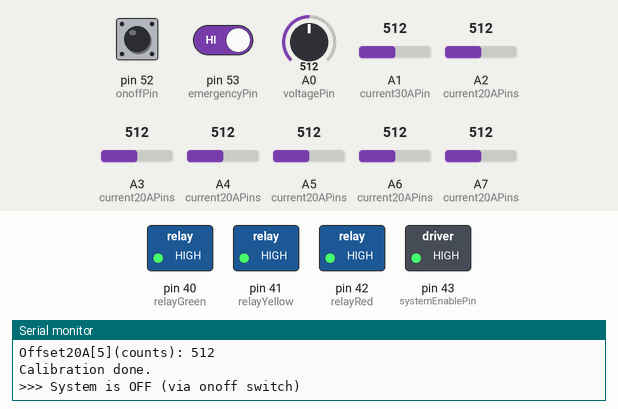
Simulated run of this sketch. Board: Arduino Mega 2560, built with avr-gcc and run on an emulated ATmega2560. Parts: switched loads named in the sketch (green lamp = pin HIGH), the last lines printed to the serial monitor. The test bench sets the inputs (shaded band); at power-on: pin 52 (onoffPin) HIGH, pin 53 (emergencyPin) HIGH, A0 (voltagePin) = 512, A1 (current30APin) = 512, A2 (current20APins) = 512, A3 (current20APins) = 512, A4 (current20APins) = 512, A5 (current20APins) = 512, A6 (current20APins) = 512, A7 (current20APins) = 512.

Above: at 1.9 s.
2.0 s: pin 52 (onoffPin) pulled LOW for 0.15 s
At 2.09 s:
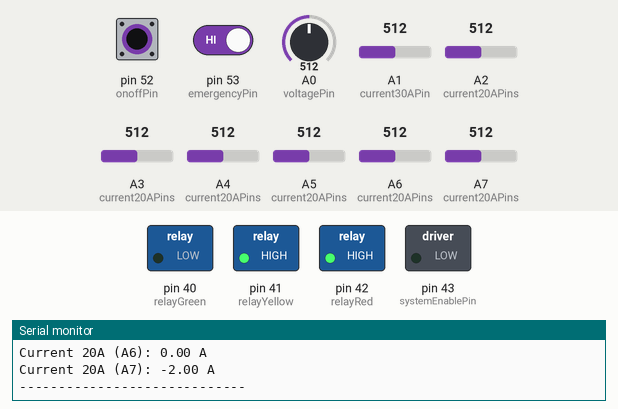
7.3 s: pin 52 (onoffPin) pulled LOW for 3.2 s
At 11.5 s:
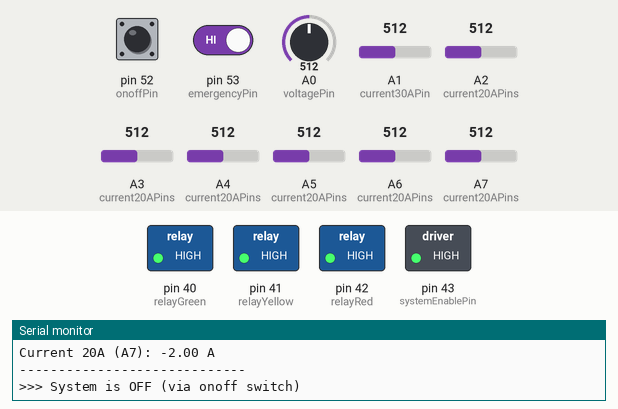
12.0 s: pin 52 (onoffPin) driven LOW and pin 53 (emergencyPin) driven LOW
At 12.7 s:
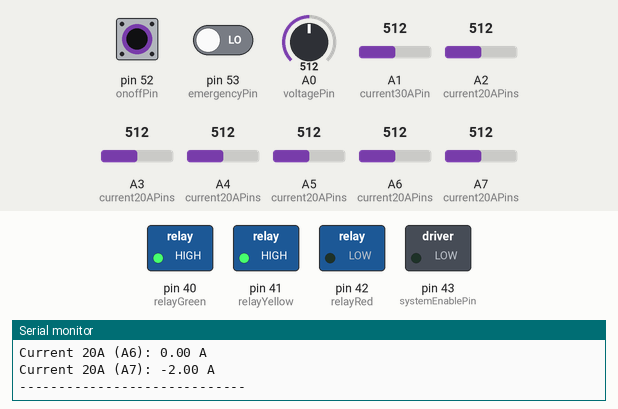
13.5 s: pin 53 (emergencyPin) driven HIGH
At 13.8 s:
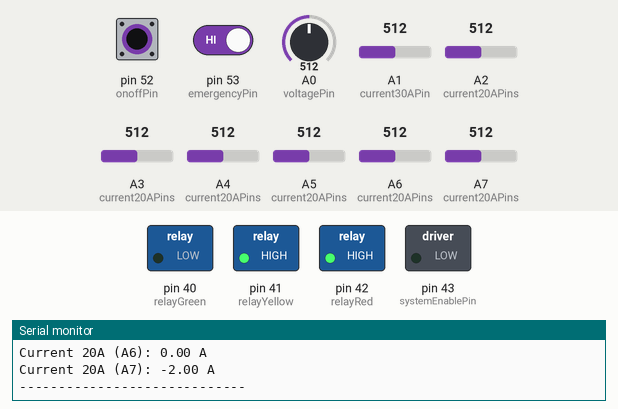
Timing chart, 0 to 16.0 s (numbered marks = the images above; inputs shaded):
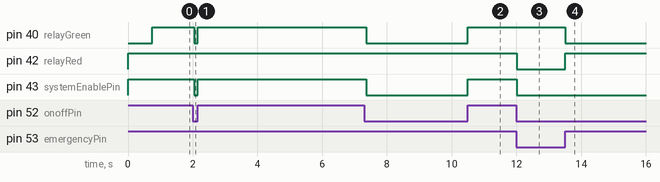

The sketch:

Sensor_Read.ino
```cpp
#include <Arduino.h>
#include <math.h>

/* ===================== CONFIG ===================== */
const int voltagePin      = A0;
const int current30APin   = A1;
const int current20APins[] = {A2, A3, A4, A5, A6, A7};
const int numCurrent20A    = sizeof(current20APins) / sizeof(current20APins[0]);

// IO
const int systemEnablePin = 43;  // LOW = เปิดระบบ, HIGH = ปิดระบบ
const int relayRed    = 42;      // Active-LOW
const int relayYellow = 41;      // Active-LOW
const int relayGreen  = 40;      // Active-LOW
const int onoffPin    = 52;      // สวิตช์ NO -> กด = LOW
const int emergencyPin= 53;      // สวิตช์ NO -> กด = LOW

// ADC / Voltage divider
const float VREF_mV = 5000.0;  // AVcc ~5V
const float ADC_MAX = 1023.0;
const float R1 = 30000.0;      // divider: Vin -- R1 --+-- R2 -- GND, A0 at node(+)
const float R2 =  7500.0;      // 30k : 7.5k => scale ~5x

// ACS712 sensitivity (mV/A)
const float sensitivity30A = 66.0;    // ACS712-30A
// per-channel sensitivity (ตั้งให้ตรงรุ่นแต่ละตัว)
float sens20A[6] = {100, 100, 100, 100, 100, 100};  // ACS712-20A = 100 mV/A
// ถ้า A7 เป็นรุ่น 5A ให้แก้ sens20A[5] = 185;

// ทิศทางกระแส (+1 / -1) ต่อช่อง
int8_t sign30A = +1;
// ถ้าช่องไหนกลับขั้ว ให้สลับเป็น -1 ได้ทันที (เริ่มตั้ง A7 = -1 ตามอาการเดิม)
int8_t sign20A[6] = {+1, +1, +1, +1, +1, +1};

// Deadband (ตัด noise ใกล้ 0 A)
const float deadband30A = 0.05f;    // A
float dead20A[6] = {0.08, 0.08, 0.08, 0.08, 0.08, 0.10}; // A7 เคร่งกว่าเล็กน้อย

// Manual trims in Amps (ค่าที่จะ "ลบออก" จากที่คำนวณได้) — ตั้ง A7 ชดเชยไว้ให้
float trimAmp30A = 0.0f;
float trimAmp20A[6] = {0, 0, 0, 0, 0, 2.00f}; // A7 = index 5 (ปรับเลขนี้ได้หน้างาน)

// Sampling / Print rate
const int CURRENT_SAMPLES = 32;         // เร็วขึ้น, พอสำหรับลด noise
const unsigned long PRINT_MS = 200;     // แสดงผลทุก 0.2 วินาที

/* ===================== STATE ===================== */
String systemState = "IDLE";
bool emergencyLatched = false;
String lastCommandFromController = "IDLE";

uint16_t offsetCount30A = 512;      // จะคาลิเบรตตอนบูต
uint16_t offsetCount20A[6] = {512,512,512,512,512,512};

unsigned long lastPrint = 0;

/* ===================== PROTOTYPES ===================== */
void updatePilotLamp(const String &state);
float readVoltage_V(int pin);
uint16_t averageADC(int pin, int samples);
float countsToCurrentA(int avgCount, int offsetCount, float mVperA);
float applyDeadband(float val, float band);
void calibrateOffsets();

/* ===================== SETUP ===================== */
void setup() {
  Serial.begin(115200);
  Serial2.begin(9600);

  pinMode(relayRed, OUTPUT);
  pinMode(relayYellow, OUTPUT);
  pinMode(relayGreen, OUTPUT);

  pinMode(emergencyPin, INPUT_PULLUP);
  pinMode(onoffPin, INPUT_PULLUP);

  pinMode(systemEnablePin, OUTPUT);
  digitalWrite(systemEnablePin, HIGH);   // เริ่มต้นปิดระบบ
  digitalWrite(relayRed, HIGH);          // Active-LOW -> HIGH = ดับ
  digitalWrite(relayYellow, HIGH);
  digitalWrite(relayGreen, HIGH);

  analogReference(DEFAULT);              // ใช้ AVcc เป็น ref
  updatePilotLamp(systemState);          // แสดงไฟตาม state เริ่มต้น
  delay(100);                            // รอไฟเลี้ยง/ADC นิ่ง

  Serial.println("System Ready: Voltage + Current Monitor + Emergency");
  Serial.println("Calibrating zero-current offsets... (NO LOAD please)");
  calibrateOffsets();

  Serial.print("Offset30A(counts): "); Serial.println(offsetCount30A);
  for (int i=0;i<numCurrent20A;i++){
    Serial.print("Offset20A["); Serial.print(i); Serial.print("](counts): ");
    Serial.println(offsetCount20A[i]);
  }
  Serial.println("Calibration done.\n");
}

/* ===================== LOOP ===================== */
void loop() {
  // -------- Hotkeys over USB Serial --------
  while (Serial.available()) {
    char c = Serial.read();
    if (c == 'z' || c == 'Z') {
      Serial.println(">>> Re-calibrating offsets (NO LOAD)...");
      calibrateOffsets();
      Serial.print("Offset30A="); Serial.println(offsetCount30A);
      for (int i=0;i<numCurrent20A;i++){
        Serial.print("Offset20A["); Serial.print(i); Serial.print("]=");
        Serial.println(offsetCount20A[i]);
      }
    }
    if (c == 'd' || c == 'D') {
      Serial.println(">>> RAW ADC (counts):");
      Serial.print("A1="); Serial.println(averageADC(current30APin, CURRENT_SAMPLES));
      for (int i=0;i<numCurrent20A;i++){
        Serial.print("A"); Serial.print(i+2); Serial.print('=');
        Serial.println(averageADC(current20APins[i], CURRENT_SAMPLES));
      }
      Serial.println("-----------------------------");
    }
  }

  // -------- Power ON/OFF logic --------
  bool isSystemOn = (digitalRead(onoffPin) == LOW);  // NO: กด = LOW
  if (!isSystemOn) {
    if (systemState != "OFF") {
      systemState = "OFF";
      updatePilotLamp(systemState);
      Serial.println(">>> System is OFF (via onoff switch)");
      Serial2.println("OFF");
      digitalWrite(systemEnablePin, HIGH);  // ปิดระบบ
    }
    delay(100);
    return;
  } else if (systemState == "OFF") {
    systemState = "IDLE";
    updatePilotLamp(systemState);
    Serial.println(">>> System turned ON");
    Serial2.println("IDLE");
    digitalWrite(systemEnablePin, LOW);     // เปิดระบบ
  }

  // -------- Emergency logic --------
  bool emergencyPressed = (digitalRead(emergencyPin) == LOW);
  if (emergencyPressed && !emergencyLatched) {
    emergencyLatched = true;
    systemState = "EMERGENCY";
    updatePilotLamp(systemState);
    Serial.println(">>> EMERGENCY triggered by switch");
    Serial2.println("EMERGENCY");
  }

  if (!emergencyPressed && emergencyLatched && lastCommandFromController == "IDLE") {
    emergencyLatched = false;
    systemState = "IDLE";
    updatePilotLamp(systemState);
    Serial.println(">>> Emergency cleared by switch (motor idle)");
  }

  // -------- Receive controller state over Serial2 --------
  while (Serial2.available()) {
    String input = Serial2.readStringUntil('\n');
    input.trim();

    if (input == "EMERGENCY") {
      emergencyLatched = true;
      systemState = "EMERGENCY";
      updatePilotLamp(systemState);
      Serial.println(">>> EMERGENCY triggered by Serial2");
    }

    if (input == "RUN" || input == "IDLE") {
      lastCommandFromController = input;
      if (!emergencyLatched) {
        systemState = input;
        updatePilotLamp(systemState);
        Serial.print(">>> State set by Serial2: ");
        Serial.println(systemState);
      }
    }
  }

  // -------- Non-blocking print every PRINT_MS --------
  unsigned long now = millis();
  if (now - lastPrint >= PRINT_MS) {
    lastPrint = now;

    float voltage = readVoltage_V(voltagePin);

    // 30A channel
    uint16_t avg30 = averageADC(current30APin, CURRENT_SAMPLES);
    float i30 = sign30A * countsToCurrentA(avg30, offsetCount30A, sensitivity30A);
    i30 -= trimAmp30A;                         // ★ ชดเชยเป็นแอมป์
    i30 = applyDeadband(i30, deadband30A);

    Serial.print("Voltage: "); Serial.print(voltage, 2); Serial.println(" V");
    Serial.print("Current 30A (A1): "); Serial.print(i30, 2); Serial.println(" A");

    // Auto-trim offset เมื่อเข้าใกล้ 0A (ลด drift หลังสลับ power)
    if (fabs(i30) < 0.15f) {
      offsetCount30A = (uint16_t)((offsetCount30A * 99u + avg30) / 100u);
    }

    // 20A channels
    for (int i = 0; i < numCurrent20A; i++) {
      uint16_t avg20 = averageADC(current20APins[i], CURRENT_SAMPLES);
      float i20 = sign20A[i] * countsToCurrentA(avg20, offsetCount20A[i], sens20A[i]);
      i20 -= trimAmp20A[i];                   // ★ ชดเชยเป็นแอมป์ต่อช่อง (A7 ใช้ index 5)
      i20 = applyDeadband(i20, dead20A[i]);

      Serial.print("Current 20A (A"); Serial.print(i + 2); Serial.print("): ");
      Serial.print(i20, 2); Serial.println(" A");

      if (fabs(i20) < 0.10f) {
        offsetCount20A[i] = (uint16_t)((offsetCount20A[i] * 99u + avg20) / 100u);
      }
    }
    Serial.println("-----------------------------");
  }
}

/* ===================== HELPERS ===================== */
void updatePilotLamp(const String &state) {
  // ดับทั้งหมดก่อน (Active-LOW)
  digitalWrite(relayRed,    HIGH);
  digitalWrite(relayYellow, HIGH);
  digitalWrite(relayGreen,  HIGH);

  if (state == "EMERGENCY") {
    digitalWrite(relayRed, LOW);
  } else if (state == "RUN") {
    digitalWrite(relayYellow, LOW);
  } else if (state == "IDLE") {
    digitalWrite(relayGreen, LOW);
  } else if (state == "OFF") {
    // ดับทั้งหมด
  }
}

uint16_t averageADC(int pin, int samples) {
  analogRead(pin); // dummy read กันมัลติเพล็กซ์ยังไม่นิ่ง
  uint32_t sum = 0;
  for (int i = 0; i < samples; i++) {
    sum += analogRead(pin);
  }
  return (uint16_t)(sum / (uint32_t)samples);
}

float countsToCurrentA(int avgCount, int offsetCount, float mVperA) {
  float mV_per_count = VREF_mV / ADC_MAX;           // ~4.887 mV/count
  float delta_mV = (avgCount - offsetCount) * mV_per_count;
  return delta_mV / mVperA;                         // A
}

float readVoltage_V(int pin) {
  int raw = analogRead(pin);
  float vout = (raw / ADC_MAX) * (VREF_mV / 1000.0f); // V
  float vin  = vout / (R2 / (R1 + R2));               // แปลงกลับตาม divider
  return vin;
}

float applyDeadband(float val, float band) {
  if (fabs(val) < band) return 0.0f;
  return val;
}

void calibrateOffsets() {
  // อ่านค่าเฉลี่ยหลาย ๆ ครั้งเพื่อได้ศูนย์ที่นิ่ง (ควร NO LOAD)
  const int repeats = 25; // 25 * 32 = 800 reads/ช่อง

  // 30A
  uint32_t sum30 = 0;
  for (int r=0; r<repeats; r++) sum30 += averageADC(current30APin, CURRENT_SAMPLES);
  offsetCount30A = (uint16_t)(sum30 / repeats);

  // 20A x6
  for (int i=0;i<numCurrent20A;i++){
    uint32_t sum = 0;
    for (int r=0; r<repeats; r++) sum += averageADC(current20APins[i], CURRENT_SAMPLES);
    offsetCount20A[i] = (uint16_t)(sum / repeats);
  }
}
```

Measured:
- after the input at 2.0 s, pin 40 (relayGreen), pin 43 (systemEnablePin): HIGH → LOW after 0.05 s, → HIGH 0.10 s later
- after the input at 7.3 s, pin 40 (relayGreen), pin 43 (systemEnablePin): HIGH → LOW after 0.05 s, → HIGH 3.1 s later
- after the input at 12.0 s, pin 42 (relayRed), pin 43 (systemEnablePin): HIGH → LOW at once
- after the input at 13.5 s, pin 40 (relayGreen): HIGH → LOW at once; pin 42 (relayRed): LOW → HIGH at once
